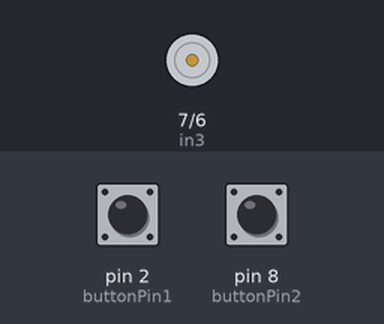
Recording of a sketch running on a simulated Arduino Uno, built with avr-gcc and run on an emulated ATmega328P. Parts: motor-driver pin pairs drawn as motors (green arrow = first pin HIGH = forward, orange = second pin HIGH = backward, longer = more drive, scaled by the enable pin). Inputs (shaded band) come from the test bench; at power-on: pin 2 (buttonPin1) LOW, pin 8 (buttonPin2) LOW. What the sketch prints to the serial monitor is not drawn.

Above: at 1.2 s.
1.3 s: pin 2 (buttonPin1) pulled HIGH for 1 s
At 3.2 s:
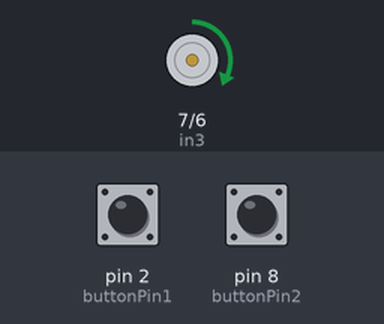
3.8 s: pin 8 (buttonPin2) pulled HIGH for 3.2 s
At 8.0 s:
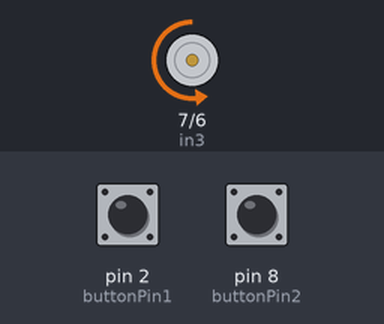
8.5 s: pin 8 (buttonPin2) pulled HIGH for 1 s
At 10.0 s:
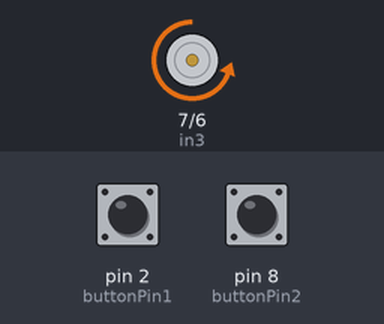
11.0 s: pin 2 (buttonPin1) pulled HIGH for 3.2 s
At 12.67 s:
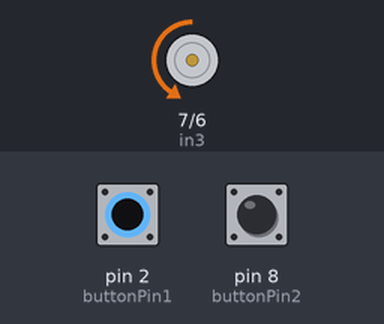
15.7 s: pin 2 (buttonPin1) pulled HIGH for 3.2 s
At 19.5 s:
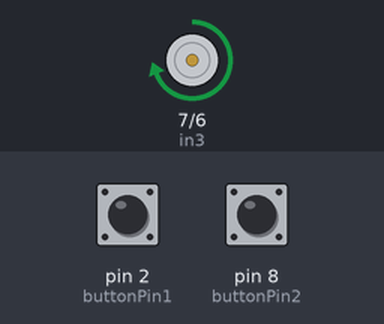
Timing chart, 0 to 21.0 s (numbered marks = the images above; inputs shaded):
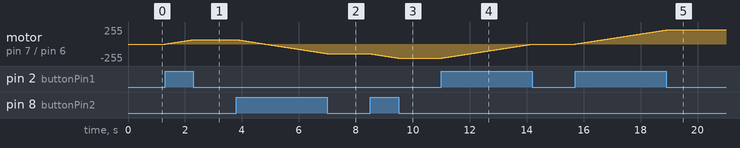

The sketch:

h-bridge.ino
```cpp
// setting pins connected to H-Bridge
int enB = 5;
int in3 = 7;
int in4 = 6;

// setting pins connected to the buttons
const int buttonPin1 = 2;
const int buttonPin2 = 8;

int buttonState1 = 0;         // variables for button states
int buttonState2 = 0;


int x = 0;// variable for speed and direction
int y = 15;// variable for acceleration

void setup()
{
  // output pins
  pinMode(enB, OUTPUT);
  pinMode(in3, OUTPUT);
  pinMode(in4, OUTPUT);

  //input pins
  pinMode(buttonPin1, INPUT);
  pinMode(buttonPin2, INPUT);

  Serial.begin(9600);

}
void loop()
{
  buttonState1 = digitalRead(buttonPin1); //read button inputs
  buttonState2 = digitalRead(buttonPin2);

    while (buttonState1==HIGH){ // as button one is pressed speed is gradually reduced until the button isn't pressed or the minimum value is reached
      if (x>-255) x--;
      Serial.println(x); // print speed on the computer
      if (x<0){       //change direction of rotation depending on the speed
        digitalWrite(in3, HIGH);
        digitalWrite(in4, LOW);
      }
      else{
        digitalWrite(in3, LOW);
        digitalWrite(in4, HIGH);
      }
      analogWrite(enB, abs(x));

       buttonState1 = digitalRead(buttonPin1);
       buttonState2 = digitalRead(buttonPin2);
       if (buttonState1==HIGH && buttonState2==HIGH) {//if both buttons are pressed the motor stops
        x=0;
        delay(100);
       }
       delay(y); //this delay defines the value of acceleration of the rotation
      }

    while (buttonState2==HIGH){// speeding up while button two is pressed
      if (x<255) x++;
      Serial.println(x);
      if (x<0){
        digitalWrite(in3, HIGH);
        digitalWrite(in4, LOW);
      }
      else{
        digitalWrite(in3, LOW);
        digitalWrite(in4, HIGH);
      }
      analogWrite(enB, abs(x));

       buttonState2 = digitalRead(buttonPin2);
       buttonState1 = digitalRead(buttonPin1);
       if (buttonState1==HIGH && buttonState2==HIGH){
        x=0;
        delay(100);
       }
       delay(y);
      }

     while (buttonState1==LOW && buttonState2==LOW){// if no button is pushed the speed remains unchanged
       analogWrite(enB, abs(x));
       Serial.println(x);//
       buttonState1 = digitalRead(buttonPin1);
       buttonState2 = digitalRead(buttonPin2);
     }
}
```

Measured:
- after the input at 1.3 s, motor on pin 7 (in3) / pin 6 (in4): moves from stopped to forward 67/255 over 1.0 s, starting at once
- after the input at 3.8 s, motor on pin 7 (in3) / pin 6 (in4): moves from forward 67/255 to backward 145/255 over 3.2 s, starting at once
- after the input at 8.5 s, motor on pin 7 (in3) / pin 6 (in4): moves from backward 145/255 to backward 212/255 over 1.0 s, starting at once
- after the input at 11.0 s, motor on pin 7 (in3) / pin 6 (in4): moves from backward 212/255 to stopped over 3.2 s, starting at once
- after the input at 15.7 s, motor on pin 7 (in3) / pin 6 (in4): moves from stopped to forward 212/255 over 3.2 s, starting at once
